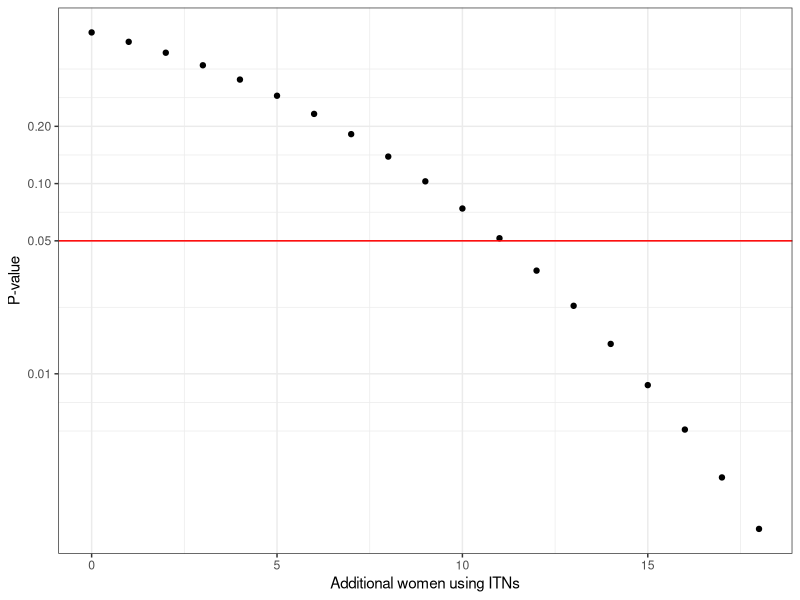

The R source for this figure:
## ---- chunk 1
list.of.packages <- c("ggplot2", "gridExtra", "reshape2", "dplyr")
new.packages <- list.of.packages[!(list.of.packages %in% installed.packages()[,"Package"])]
if(length(new.packages)) install.packages(new.packages)

library(ggplot2)
library(gridExtra)
library(reshape2)
library(dplyr)
## ---- chunk 2
set.seed(111)
followup <- read.csv("data/Followup_survey.csv")
followup <- followup[followup$FOL_traced == 1 & !is.na(followup$FOL_traced),]
followup <- followup[followup$FOL_pricepaid %in% c(0, 10, 20, 40) & 
                       !is.na(followup$FOL_hanging),]

baseline <- read.csv("data/clinic_level_baselinedata.csv")
clinic_popularity <- rowMeans(cbind(baseline$firstvisits_05, baseline$firstvisits_06, 
                                    baseline$firstvisits_07), na.rm = T)
merged_baseline <- data.frame("clinicid" = baseline$clinicid, 
                                "popularity" = clinic_popularity,
                                "cost" = baseline$netprice)

sales <- read.csv("data/net_sales.csv")
sales <- left_join(sales, merged_baseline, by=c("clinicid"))
sales <- sales[!is.na(sales$cost) & !is.na(sales$weeklynetsales),]
## ---- chunk 3
nsims <- 10^5
sim_store <- vector(length = nsims)
n_free <- sum(followup$FOL_pricepaid == 0)
for (i in 1:nsims) {
  # Sample n_0 random indices
  indices <- sample(1:nrow(followup), n_free, replace = F)
  
  # Compute tau star
  sim_store[i] <- mean(followup$FOL_hanging[-indices]) - 
    mean(followup$FOL_hanging[indices])
}

# Compute tau hat
tau_obs <- mean(followup$FOL_hanging[followup$FOL_pricepaid != 0]) - 
  mean(followup$FOL_hanging[followup$FOL_pricepaid == 0])

# P-value
mean(sim_store >= tau_obs)
## ---- chunk 4
S_0 <- sum(followup$FOL_hanging & followup$FOL_pricepaid == 0)
S_1 <- sum(followup$FOL_hanging & followup$FOL_pricepaid != 0)
n_0 <- sum(followup$FOL_pricepaid == 0)
n_1 <- sum(followup$FOL_pricepaid != 0)

# Exact p-value
1 - phyper(S_1 - 1, S_0 + S_1, n_0 + n_1 - (S_0 + S_1), n_1)
## ---- chunk 5
S_1s <- S_1:(n_1 - (n_1-S_1)/2)

df <- data.frame("x" = 0:(length(S_1s) - 1), "y" = 1 - phyper(S_1s - 1, S_0 + S_1s, 
                                   n_0 + n_1 - (S_0 + S_1s), n_1))

ggplot(df, aes(x = x, y = y)) + 
  geom_point() + 
  scale_y_continuous(trans = "log", breaks = c(0.2, 0.1, 0.05, 0.01)) + 
  ylab("P-value") + 
  xlab("Additional women using ITNs") + 
  geom_hline(yintercept = 0.05, col="red") +
  theme_bw()
## ---- chunk 6
sim_store <- vector(length = nsims)
n_free <- sum(sales$cost == 0)
for (i in 1:nsims) {
  # Randomize and compare means
  indices <- sample(1:nrow(sales), n_free, replace = F)
  sim_store[i] <- mean(sales$weeklynetsales[indices]) - 
    mean(sales$weeklynetsales[-indices])
}

# Observed value
tau_obs <- mean(sales$weeklynetsales[sales$cost == 0]) - 
  mean(sales$weeklynetsales[sales$cost != 0])

# P-value
mean(sim_store >= tau_obs)
